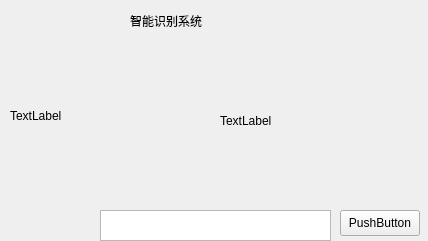
<?xml version="1.0" encoding="UTF-8"?>
<ui version="4.0">
 <class>Widget</class>
 <widget class="QWidget" name="Widget">
  <property name="geometry">
   <rect>
    <x>0</x>
    <y>0</y>
    <width>428</width>
    <height>241</height>
   </rect>
  </property>
  <property name="windowTitle">
   <string>Widget</string>
  </property>
  <widget class="QLabel" name="frame">
   <property name="geometry">
    <rect>
     <x>10</x>
     <y>40</y>
     <width>191</width>
     <height>151</height>
    </rect>
   </property>
   <property name="text">
    <string>TextLabel</string>
   </property>
  </widget>
  <widget class="QLabel" name="picture">
   <property name="geometry">
    <rect>
     <x>220</x>
     <y>40</y>
     <width>191</width>
     <height>161</height>
    </rect>
   </property>
   <property name="text">
    <string>TextLabel</string>
   </property>
  </widget>
  <widget class="QLabel" name="title">
   <property name="geometry">
    <rect>
     <x>130</x>
     <y>10</y>
     <width>141</width>
     <height>21</height>
    </rect>
   </property>
   <property name="text">
    <string>智能识别系统</string>
   </property>
  </widget>
  <widget class="QTextBrowser" name="recve">
   <property name="geometry">
    <rect>
     <x>100</x>
     <y>210</y>
     <width>231</width>
     <height>31</height>
    </rect>
   </property>
  </widget>
  <widget class="QPushButton" name="identifyBt">
   <property name="geometry">
    <rect>
     <x>340</x>
     <y>210</y>
     <width>80</width>
     <height>26</height>
    </rect>
   </property>
   <property name="text">
    <string>PushButton</string>
   </property>
  </widget>
 </widget>
 <layoutdefault spacing="6" margin="11"/>
 <resources/>
 <connections/>
</ui>
